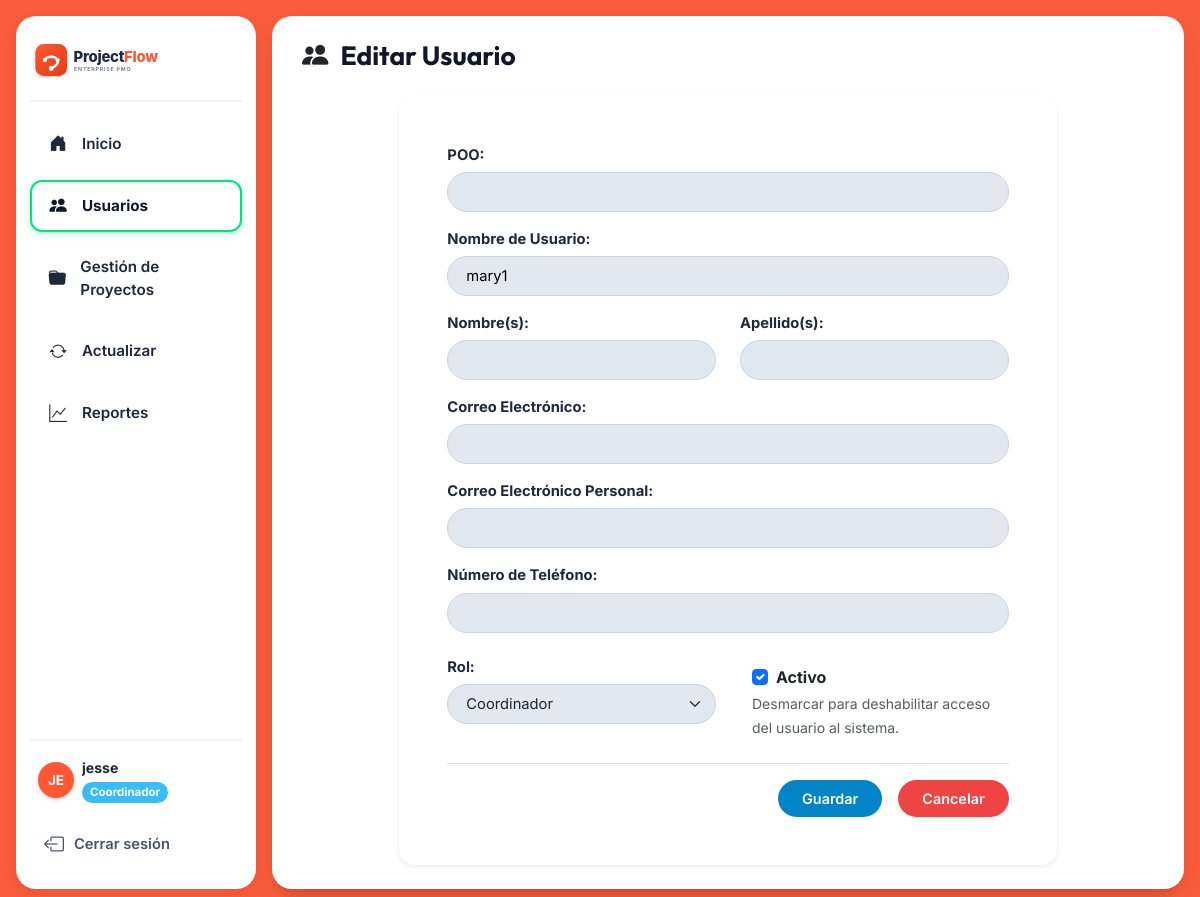
The app's page /admin_user/users/2/edit/ (signed in) with its own data.
### admin_user/models.py (models this page shows, shortened)
class CustomUser(AbstractUser):
    ROLE_ADMIN = 'Administrador'
    ROLE_COORDINATOR = 'Coordinador'
    ROLE_PMO = 'PMO'
    ROLE_GUEST = 'Invitado'
    ROLE_CHOICES = [
        (ROLE_ADMIN, 'Administrador'),
        (ROLE_COORDINATOR, 'Coordinador'),
        (ROLE_PMO, 'PMO'),
        (ROLE_GUEST, 'Invitado'),
    ]
    role = models.CharField(
        max_length=25,
        choices=ROLE_CHOICES,
        default=ROLE_COORDINATOR,
        verbose_name="Rol"
    )
    poo = models.CharField(
        max_length=120,
        blank=True,
        null=True,
        verbose_name="POO / Cargo"
    )
    personal_email = models.EmailField(
        blank=True,
        null=True,
        verbose_name="Correo Electrónico Personal"
    )
    phone = models.CharField(
        max_length=40,
        blank=True,
        null=True,
        verbose_name="Número de Teléfono"
    )
    avatar_color = models.CharField(
        max_length=20,
        default='#FF5733',
        verbose_name="Color de Avatar"
    )
    failed_login_attempts = models.PositiveIntegerField(
        default=0,
        verbose_name="Intentos Fallidos de Inicio de Sesión"
    )
    created_at = models.DateTimeField(auto_now_add=True, null=True, blank=True)
    updated_at = models.DateTimeField(auto_now=True, null=True, blank=True)
    class Meta:
        verbose_name = "Usuario"
        verbose_name_plural = "Usuarios"
        ordering = ['first_name', 'last_name', 'username']
    @property
    def full_name_or_username(self) -> str:
        full_name = self.get_full_name().strip()
        return full_name if full_name else self.username
    @property
    def initials(self) -> str:
        name = self.full_name_or_username
        parts = name.split()
        if len(parts) >= 2:
            return f"{parts[0][0]}{parts[1][0]}".upper()
        return name[:2].upper() if name else "US"
    @property
    def is_admin_role(self) -> bool:
        return self.is_superuser or self.role == self.ROLE_ADMIN
    @property
    def role_badge_class(self) -> str:
        badge_map = {
            self.ROLE_ADMIN: 'badge-admin',
            self.ROLE_COORDINATOR: 'badge-coordinador',
            self.ROLE_PMO: 'badge-pmo',
            self.ROLE_GUEST: 'badge-guest',
        }
        return badge_map.get(self.role, 'badge-pmo')

### admin_user/views.py (the view)
        def _wrapped_view(request: HttpRequest, *args: Any, **kwargs: Any):
            if not request.user.is_authenticated:
                return redirect('login')
            if request.user.is_superuser or request.user.role in allowed_roles:
                return view_func(request, *args, **kwargs)
            messages.error(
                request,
                f"Acceso restringido: Se requiere rol {', '.join(allowed_roles)} para esta acción."
            )
            return redirect('home')

### admin_user/forms.py
class UserUpdateForm(forms.ModelForm):
    class Meta:
        model = CustomUser
        fields = [
            'poo',
            'username',
            'first_name',
            'last_name',
            'email',
            'personal_email',
            'phone',
            'role',
            'is_active',
        ]
        widgets = {
            'poo': forms.TextInput(attrs={'class': 'modal-form-input'}),
            'username': forms.TextInput(attrs={'class': 'modal-form-input'}),
            'first_name': forms.TextInput(attrs={'class': 'modal-form-input'}),
            'last_name': forms.TextInput(attrs={'class': 'modal-form-input'}),
            'email': forms.EmailInput(attrs={'class': 'modal-form-input'}),
            'personal_email': forms.EmailInput(attrs={'class': 'modal-form-input'}),
            'phone': forms.TextInput(attrs={'class': 'modal-form-input'}),
            'role': forms.Select(attrs={'class': 'modal-form-input form-select'}),
            'is_active': forms.CheckboxInput(attrs={'class': 'form-check-input'}),
        }

### admin_user/views.py (called while the page is built)
def role_required(*allowed_roles):
    def decorator(view_func):
        def _wrapped_view(request: HttpRequest, *args: Any, **kwargs: Any):
            if not request.user.is_authenticated:
                return redirect('login')
            if request.user.is_superuser or request.user.role in allowed_roles:
                return view_func(request, *args, **kwargs)
            messages.error(
                request,
                f"Acceso restringido: Se requiere rol {', '.join(allowed_roles)} para esta acción."
            )
            return redirect('home')
        return _wrapped_view
    return decorator

@login_required
@role_required(CustomUser.ROLE_ADMIN)
def user_edit(request: HttpRequest, user_id: int) -> HttpResponse:
    user_obj = get_object_or_404(CustomUser, id=user_id)
    if request.method == 'POST':
        form = UserUpdateForm(request.POST, instance=user_obj)
        if form.is_valid():
            form.save()
            messages.success(request, f"Usuario '{user_obj.username}' actualizado.")
            return redirect('user_list')
    else:
        form = UserUpdateForm(instance=user_obj)
    return render(request, 'admin_user/user_form.html', {
        'form': form,
        'user_obj': user_obj,
        'is_create': False,
    })

### admin_user/templates/admin_user/user_form.html (shortened to what this page needs)
{% extends 'admin_user/base.html' %}
{% load static %}
{% block content %}
<div class="view-header">
    <h1 class="view-header-title">
        <i class="bi bi-people-fill text-dark"></i>
        {% if is_create %}Agregar Nuevo Usuario{% else %}Editar Usuario{% endif %}
    </h1>
</div>
<div class="card border-0 shadow-sm rounded-4 p-4 p-md-5 mx-auto" style="max-width: 750px;">
    <form method="POST">
        <div class="modal-form-row mb-3">
            <label class="modal-form-label">POO:</label>
            {{ form.poo }}
        </div>
        <div class="modal-form-row mb-3">
            <label class="modal-form-label">Nombre de Usuario:</label>
            {{ form.username }}
        </div>
        <div class="row">
            <div class="col-md-6 modal-form-row mb-3">
                <label class="modal-form-label">Nombre(s):</label>
                {{ form.first_name }}
            </div>
            <div class="col-md-6 modal-form-row mb-3">
                <label class="modal-form-label">Apellido(s):</label>
                {{ form.last_name }}
            </div>
        </div>
        <div class="modal-form-row mb-3">
            <label class="modal-form-label">Correo Electrónico:</label>
            {{ form.email }}
        </div>
        <div class="modal-form-row mb-3">
            <label class="modal-form-label">Correo Electrónico Personal:</label>
            {{ form.personal_email }}
        </div>
        <div class="modal-form-row mb-3">
            <label class="modal-form-label">Número de Teléfono:</label>
            {{ form.phone }}
        </div>
        <div class="row align-items-center mb-4">
            <div class="col-md-6 modal-form-row mb-2">
                <label class="modal-form-label">Rol:</label>
                {{ form.role }}
            </div>
            {% if not is_create %}
            <div class="col-md-6 mt-3 ps-md-4">
                <div class="form-check">
                    {{ form.is_active }}
                    <label class="form-check-label fw-bold text-dark" for="{{ form.is_active.id_for_label }}">
                        Activo
                    </label>
                </div>
                <small class="text-muted">Desmarcar para deshabilitar acceso del usuario al sistema.</small>
            </div>
            {% endif %}
        </div>
        <div class="d-flex justify-content-end gap-3 mt-4 pt-3 border-top">
            <button type="submit" class="btn btn-pf-blue px-4">Guardar</button>
            <a href="{% url 'user_list' %}" class="btn btn-pf-red px-4">Cancelar</a>
        </div>
    </form>
</div>
{% endblock %}

### admin_user/templates/admin_user/sidebar.html (shortened to what this page needs)
{% load static %}
<aside class="app-sidebar" id="appSidebar">
    <div>
        <div class="sidebar-brand">
            <a href="{% url 'home' %}" title="ProjectFlow">
                <img src="{% static 'images/projectflow-logo.svg' %}" alt="ProjectFlow Logo">
            </a>
        </div>
        <ul class="sidebar-nav">
            <li class="sidebar-nav-item {% if request.resolver_match.url_name == 'home' %}active{% endif %}">
                <a href="{% url 'home' %}">
                    <span class="sidebar-nav-icon"><i class="bi bi-house-door-fill"></i></span>
                    <span>Inicio</span>
                </a>
            </li>
            {% if user.is_authenticated and user.is_admin_role %}
            <li class="sidebar-nav-item {% if request.resolver_match.url_name in 'user_list,user_create,user_edit,user_reset_password' %}active{% endif %}">
                <a href="{% url 'user_list' %}">
                    <span class="sidebar-nav-icon"><i class="bi bi-people-fill"></i></span>
                    <span>Usuarios</span>
                </a>
            </li>
            {% endif %}
            <li class="sidebar-nav-item {% if request.resolver_match.url_name in 'project_list,project_create,project_edit,deliverable_manage' %}active{% endif %}">
                <a href="{% url 'project_list' %}">
                    <span class="sidebar-nav-icon"><i class="bi bi-folder-fill"></i></span>
                    <span>Gestión de Proyectos</span>
                </a>
            </li>
            <li class="sidebar-nav-item {% if request.resolver_match.url_name == 'project_actualizar' %}active{% endif %}">
                <a href="{% url 'project_actualizar' %}">
                    <span class="sidebar-nav-icon"><i class="bi bi-arrow-repeat"></i></span>
                    <span>Actualizar</span>
                </a>
            </li>
            <li class="sidebar-nav-item {% if request.resolver_match.url_name == 'report_view' %}active{% endif %}">
                <a href="{% url 'report_view' %}">
                    <span class="sidebar-nav-icon"><i class="bi bi-graph-up"></i></span>
                    <span>Reportes</span>
                </a>
            </li>
        </ul>
    </div>
    <div class="sidebar-footer">
        {% if user.is_authenticated %}
            <div class="d-flex align-items-center gap-2 mb-3 px-2">
                <div class="user-avatar-circle" style="background-color: {{ user.avatar_color|default:'#FA5C3C' }};">
                    {{ user.initials }}
                </div>
                <div class="overflow-hidden">
                    <div class="fw-bold text-truncate" style="font-size: 0.88rem;">{{ user.full_name_or_username }}</div>
                    <span class="role-badge {{ user.role_badge_class }}" style="min-width: auto; padding: 2px 8px; font-size: 0.72rem;">
                        {{ user.role }}
                    </span>
                </div>
            </div>
            <a href="{% url 'logout' %}" class="sidebar-logout-btn">
                <i class="bi bi-box-arrow-left fs-5"></i>
                <span>Cerrar sesión</span>
            </a>
        {% else %}
            <a href="{% url 'login' %}" class="btn btn-pf-blue w-100 justify-content-center">
                <i class="bi bi-box-arrow-in-right"></i>
                <span>Iniciar sesión</span>
            </a>
        {% endif %}
    </div>
</aside>

### static/css/projectflow.css (style rules this page uses)
:root { --pf-primary: #FA5C3C; --pf-primary-hover: #E03E1A; --pf-primary-light: #FFEDE9; --pf-primary-dark: #C92A06; --pf-canvas-bg: #FA5C3C; --pf-card-bg: #FFFFFF; --pf-text-dark: #1E293B; --pf-text-muted: #64748B; --pf-border-color: #E2E8F0; --pf-admin-badge: #EF4444; --pf-coord-badge: #38BDF8; --pf-pmo-badge: #64748B; --pf-guest-badge: #10B981; --pf-chip-bg: #38BDF8; --pf-chip-hover: #0284C7; --pf-chip-active: #0369A1; --pf-sidebar-w: 240px; --pf-radius-lg: 20px; --pf-radius-md: 12px; --pf-radius-pill: 9999px; --pf-shadow-card: 0 10px 25px -5px rgba(0, 0, 0, 0.15), 0 8px 10px -6px rgba(0, 0, 0, 0.1); --pf-shadow-dropdown: 0 12px 30px rgba(0,0,0,0.18); }
* { box-sizing: border-box; }
body { font-family: 'Inter', -apple-system, BlinkMacSystemFont, "Segoe UI", Roboto, sans-serif; color: var(--pf-text-dark); background-color: var(--pf-canvas-bg); min-height: 100vh; margin: 0; padding: 0; overflow-x: hidden; }
h1, h2, h3, h4, h5, h6, .brand-font { font-family: 'Outfit', sans-serif; font-weight: 700; }
.app-sidebar { width: var(--pf-sidebar-w); flex-shrink: 0; background: #FFFFFF; border-radius: var(--pf-radius-lg); padding: 20px 14px; display: flex; flex-direction: column; justify-content: space-between; box-shadow: 0 4px 15px rgba(0, 0, 0, 0.08); }
.sidebar-brand { display: flex; align-items: center; justify-content: space-between; padding-bottom: 16px; border-bottom: 2px solid #F1F5F9; margin-bottom: 16px; }
.sidebar-brand img { height: 48px; max-width: 170px; }
.sidebar-nav { list-style: none; padding: 0; margin: 0; display: flex; flex-direction: column; gap: 10px; }
.sidebar-nav-item a { display: flex; align-items: center; gap: 12px; padding: 12px 14px; text-decoration: none; color: #1E293B; font-weight: 600; font-size: 0.95rem; border-radius: var(--pf-radius-md); transition: all 0.2s ease; border: 2px solid transparent; }
.sidebar-nav-item.active a { background-color: #FFFFFF; border: 2.5px solid #00E676; color: #0F172A; font-weight: 700; box-shadow: 0 2px 8px rgba(0, 230, 118, 0.25); }
.sidebar-nav-icon { width: 24px; height: 24px; display: inline-flex; align-items: center; justify-content: center; font-size: 1.1rem; }
.sidebar-footer { padding-top: 16px; border-top: 2px solid #F1F5F9; }
.sidebar-logout-btn { display: flex; align-items: center; gap: 10px; color: #475569; text-decoration: none; font-weight: 600; font-size: 0.92rem; padding: 10px 14px; border-radius: var(--pf-radius-md); transition: background 0.2s; }
.view-header { display: flex; align-items: center; justify-content: space-between; margin-bottom: 24px; flex-wrap: wrap; gap: 16px; }
.view-header-title { display: flex; align-items: center; gap: 12px; margin: 0; font-size: 1.65rem; font-weight: 700; color: #0F172A; }
.view-header-title i, .view-header-title svg { color: #0F172A; }
.btn-pf-blue { background-color: #0284C7; color: #FFFFFF; font-weight: 600; border-radius: var(--pf-radius-pill); padding: 8px 22px; border: none; font-size: 0.9rem; transition: all 0.2s; text-decoration: none; display: inline-flex; align-items: center; gap: 6px; }
.btn-pf-red { background-color: #EF4444; color: #FFFFFF; font-weight: 600; border-radius: var(--pf-radius-pill); padding: 8px 22px; border: none; font-size: 0.9rem; transition: all 0.2s; text-decoration: none; display: inline-flex; align-items: center; gap: 6px; }
.user-avatar-circle { width: 36px; height: 36px; border-radius: 50%; display: inline-flex; align-items: center; justify-content: center; color: #FFFFFF; font-weight: 700; font-size: 0.85rem; box-shadow: 0 2px 5px rgba(0,0,0,0.15); flex-shrink: 0; }
.role-badge { display: inline-block; padding: 4px 14px; border-radius: var(--pf-radius-pill); font-size: 0.82rem; font-weight: 700; text-align: center; min-width: 95px; }
.badge-coordinador { background-color: #38BDF8; color: #FFFFFF; }
.modal-form-row { margin-bottom: 16px; }
.modal-form-label { font-weight: 700; color: #1E293B; font-size: 0.92rem; margin-bottom: 6px; display: block; }
.modal-form-input { width: 100%; background-color: #E2E8F0; border: 1px solid #CBD5E1; border-radius: var(--pf-radius-pill); padding: 8px 18px; font-size: 0.92rem; outline: none; }

### records on screen
CustomUser: initials "JE", full_name_or_username "jesse", role "Coordinador"
CustomUser: username "mary1", role "Coordinador", is_active "☑"
